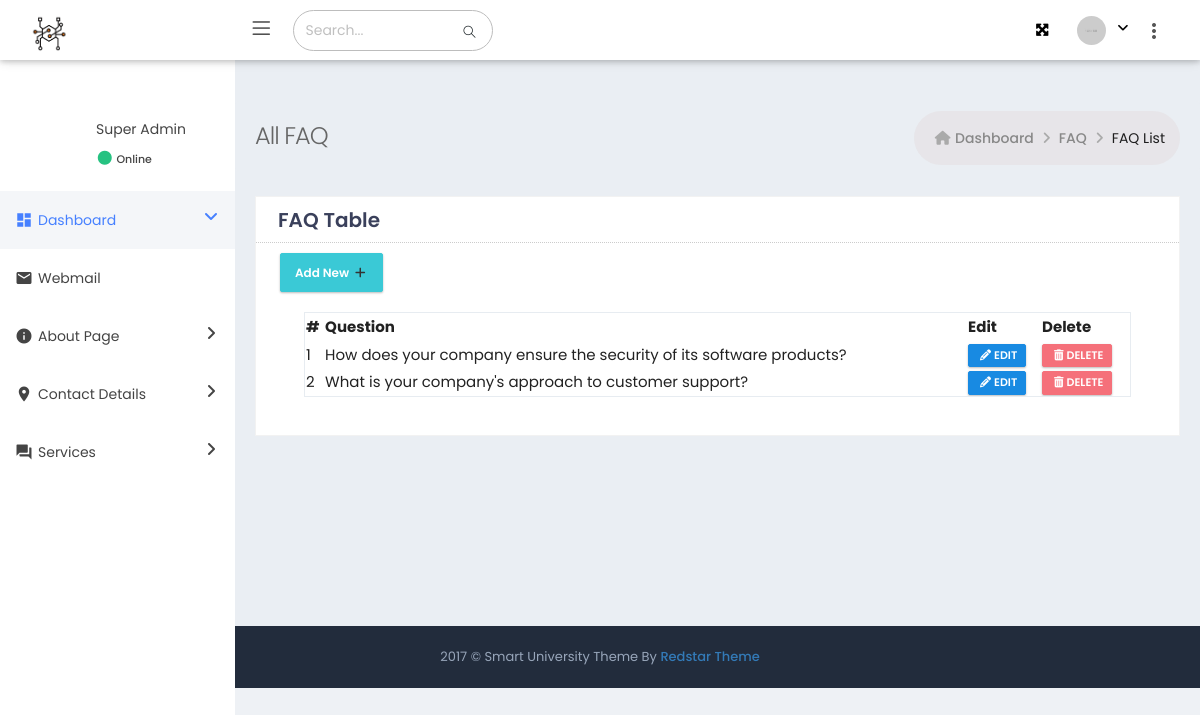
/admin/all_faq.php, run on the app's committed database.
### tables this page shows
CREATE TABLE IF NOT EXISTS `faq_tb` (
  `faq_id` int NOT NULL AUTO_INCREMENT,
  `faq_question` varchar(400) NOT NULL,
  `faq_answer` text NOT NULL,
  PRIMARY KEY (`faq_id`)
);

### admin/all_faq.php (the view, shortened to what this page needs)
<?php
require('superadmin_functions.php');
$faq_query = mysqli_query($spider_tech_db, "SELECT * FROM faq_tb ORDER BY faq_question") or die(mysqli_error($spider_tech_db));
$faq_row = mysqli_fetch_assoc($faq_query);
?>
<!DOCTYPE html>
<html lang="en">
<head>
</head>
<body class="<?php require('body-tag-css.html'); ?>">
    <div class="page-wrapper">
        <?php require('header-section.php'); ?>
        <div class="page-container">
            <?php require('side-menu-section.php'); ?>
            <div class="page-content-wrapper">
                <div class="page-content">
                    <div class="page-bar">
                        <div class="page-title-breadcrumb">
                            <div class=" pull-left">
                                <div class="page-title">All FAQ</div>
                            </div>
                            <ol class="breadcrumb page-breadcrumb pull-right">
                                <li><i class="fa fa-home"></i>&nbsp;<a class="parent-item" href="dashboard.php">Dashboard</a>&nbsp;<i class="fa fa-angle-right"></i></li>
                                <li><a class="parent-item" href="">FAQ</a>&nbsp;<i class="fa fa-angle-right"></i></li>
                                <li class="active">FAQ List</li>
                            </ol>
                        </div>
                    </div>
                    <div class="row">
                        <div class="col-md-12 col-sm-12">
                            <div class="card card-box">
                                <div class="card-head">
                                    <header>FAQ Table</header>
                                </div>
                                <div class="card-body" id="bar-parent">
                                    <div class="row">
                                        <div class="col-md-6 col-sm-6 col-6">
                                            <div class="btn-group">
                                                <a href="add_faq.php" id="addRow" class="btn btn-info">
                                                    Add New <i class="fa fa-plus"></i>
                                                </a>
                                            </div>
                                        </div>
                                    </div>
                                    <div class="card-body">
                                        <div class="table-scrollable">
                                            <table id="exportTable" class="display nowrap table-hover" style="width:100%">
                                                <thead>
                                                    <tr>
                                                        <th>#</th>
                                                        <th>Question</th>
                                                        <th>Edit</th>
                                                        <th>Delete</th>
                                                    </tr>
                                                </thead>
                                                <tbody>
                                                <?php
                                                do {
                                                    $faq = $faq_row['faq_id'];
                                                    echo
                                                    '<tr>
                                                        <td>'.$faq_row['faq_id'].'</td>
                                                        <td>'.$faq_row['faq_question'].'</td>
                                                        <td>
                                                            <a href="all_faq.php?faq='.$faq.'"
                                                                class="btn btn-primary btn-xs">
                                                                <i class="fa fa-pencil"></i>EDIT
                                                            </a>
                                                        </td>
                                                        <td>
                                                            <a href="all_faq.php?delete_faq='.$faq.'"
                                                                class="btn btn-danger btn-xs"
                                                                onclick="return confirm(\'Are you sure you want to delete this FAQ?\');">
                                                                <i class="fa fa-trash"></i>DELETE
                                                            </a>
                                                        </td>
                                                    </tr>';
                                                } while($faq_row = mysqli_fetch_assoc($faq_query));
                                                ?>
                                                </tbody>
                                            </table>
                                        </div>
                                    </div>
                                </div>
                            </div>
                        </div>
                    </div>
                </div>
            </div>
        </div>
    </div>
</body>
</html>

### admin/assets/css/theme/light/style.css (style rules this page uses)
.fa { display: inline-block; font: normal normal normal 14px/1 FontAwesome; font-size: inherit; -webkit-font-smoothing: antialiased; -moz-osx-font-smoothing: grayscale; transform: translate(0, 0); }

### admin/assets/css/responsive.css (style rules this page uses)
@media (min-width:992px) { .page-content-wrapper { float: left; width: 100% } }
@media (min-width:992px) { .page-content-wrapper .page-content { margin-left: 235px; margin-top: 0; min-height: 600px; padding: 25px 20px 10px } }
@media (min-width:992px) { .page-footer { clear: left } }

### admin/assets/css/theme/light/theme-color.css (style rules this page uses)
:root { --sidebar-color: #ffffff; --sidebar-font-color: #4680ff; --logo-color: #222c3c; --header-color: #6673FC; }
.white-sidebar-color .page-container { background-color : #ffffff; }

### data on the page
faq_tb: faq_id "1", faq_question "How does your company ensure the security of its software products?"
faq_tb: faq_id "2", faq_question "What is your company's approach to customer support?"
